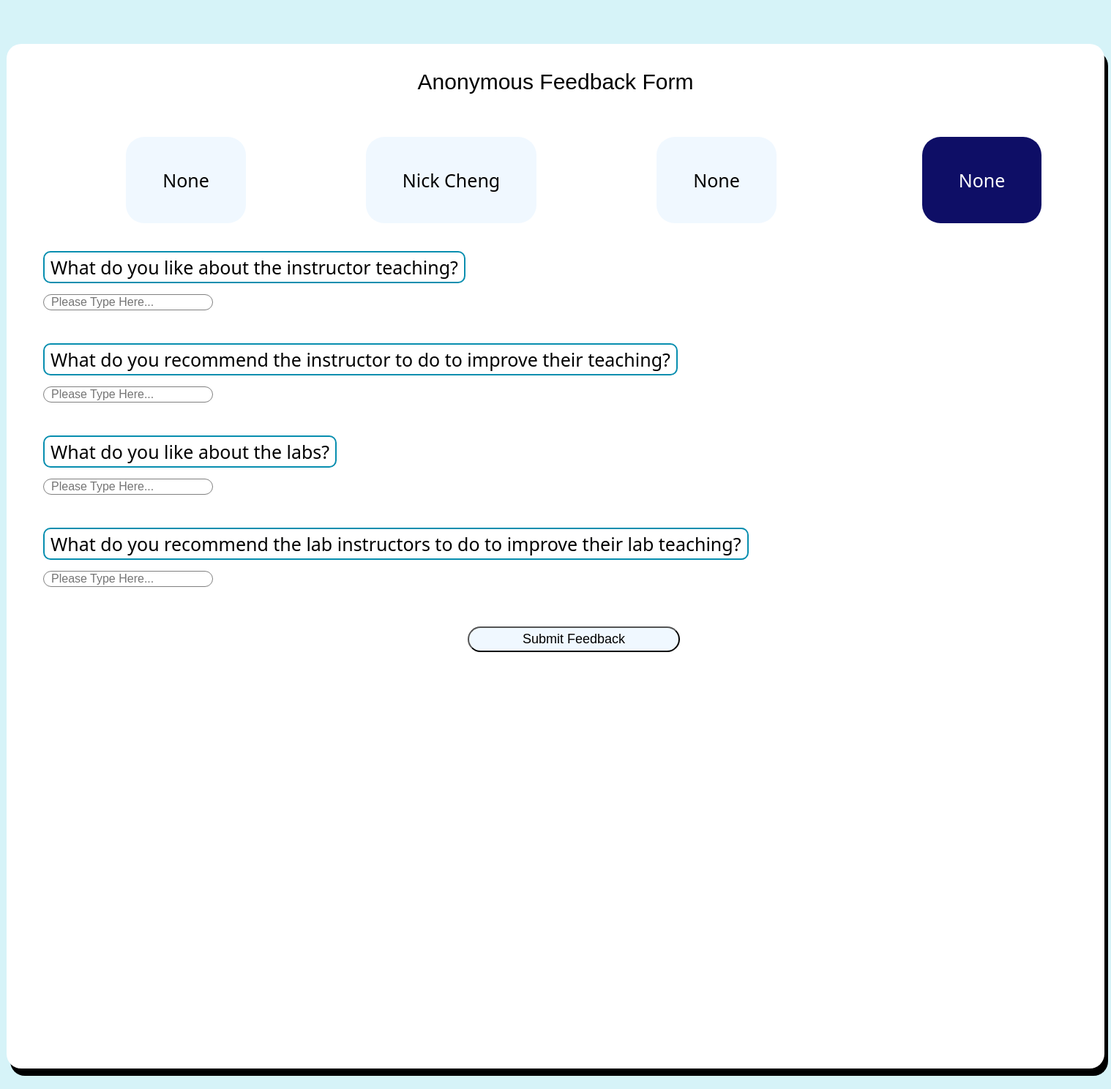
The app's page /feedback (signed in), older data.
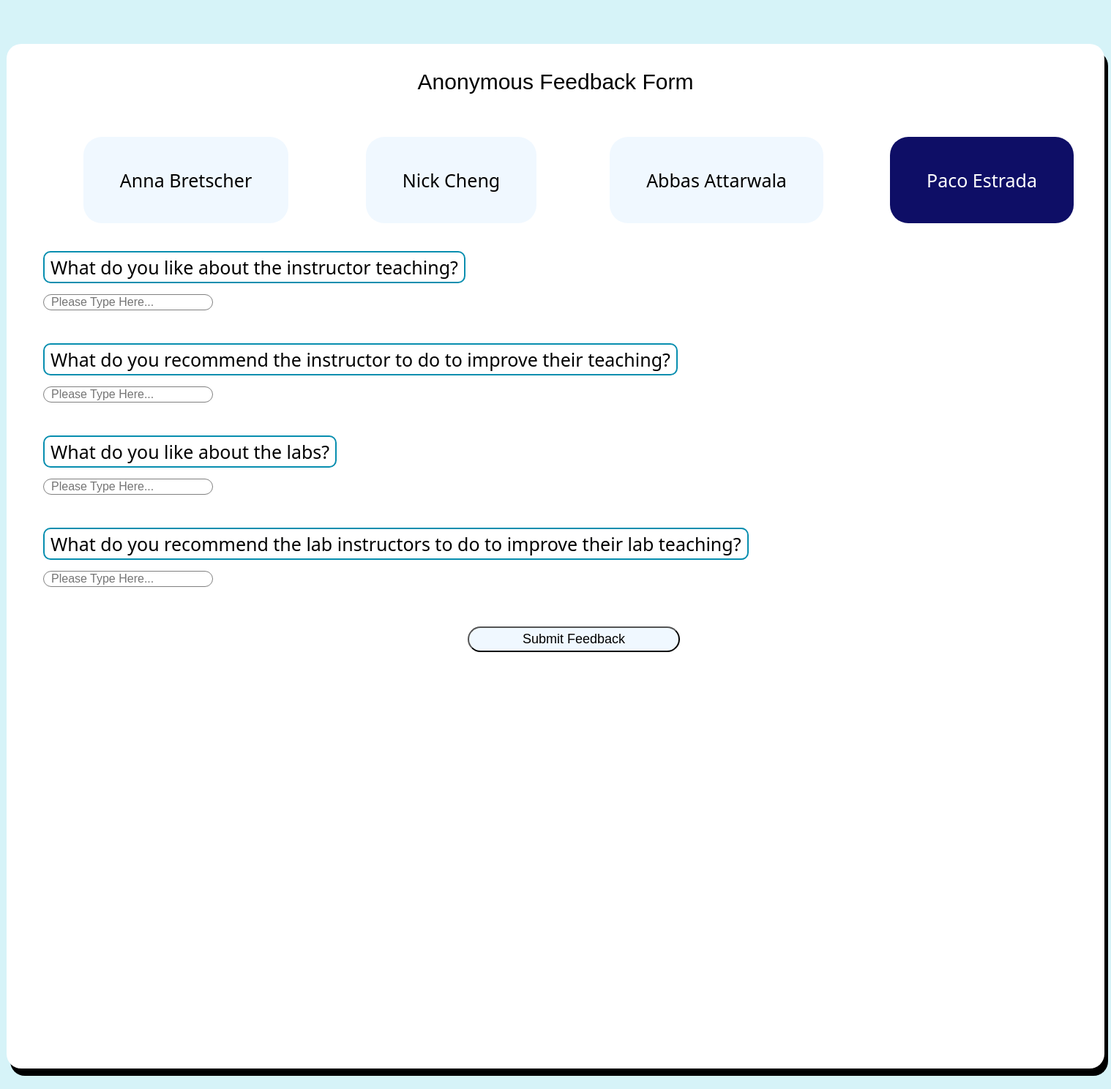
The same page, newer data.
### tables this page shows
CREATE TABLE "login_credentials" (
	"userid"	INTEGER,
	"username"	TEXT,
	"hashedpwd"	TEXT,
	"privilege"	NUMERIC DEFAULT 0,
	"name"	TEXT,
	"courses"	TEXT,
	PRIMARY KEY("userid" AUTOINCREMENT)
);

### app.py (the view)
@app.route("/feedback", methods=['GET','POST'])
def feedback():
    userid = get_userid()
    if userid == -1:
        return "Invalid userid, try logging in"
    user = SESSIONS[request.cookies.get('sessionId')]
    privilege = user.privilege
    if request.method == 'POST':
        return send_feedback(user)
    else:
        if privilege == 1:
            return show_feedback_page_student(user)
        elif privilege == 3:
            return show_feedback_page_professor(user)
        else:
            return "Error you aren't a student or professor, try logging in"

### app.py (called while the page is built)
def get_userid():
    if 'sessionId' in request.cookies:
        if request.cookies.get('sessionId') in SESSIONS.keys():
            return SESSIONS[request.cookies.get('sessionId')].userid
    return -1

def show_feedback_page_student(user):
    professors = d.query_assoc("SELECT * FROM login_credentials where privilege = 3;")
    g.professors = professors
    return render_template('feedback.html')

### database.py (called while the page is built)
def dict_factory(cursor, row):
    d = {}
    for idx, col in enumerate(cursor.description):
        d[col[0]] = row[idx]
    return d

def query_assoc(sql):
    con = sqlite3.connect(DATABASE_PATH)
    con.row_factory = dict_factory
    cur = con.cursor()
    cur.execute(sql)
    rows = cur.fetchall()
    con.close()
    return rows

### templates/feedback.html (shortened to what this page needs)
<!DOCTYPE html>
<html lang="en">
<head>
    <link rel="stylesheet" href="/static/css/feedback.css">
</head>
<body>
    <div class="content_box">
        <p class="feedback_title">Anonymous Feedback Form</p>
        <div class="feedback_form">
            <form action="{{url_for('feedback')}}" method="post">
                <ul>
                    {%for prof in g.professors%}
                    <li>
                        <label for="{{prof['userid']}}">{{prof['name']}}</label>
                    </li>
                    {%endfor%}
                </ul><br>
                <label id="label1" for="q1">What do you like about the instructor teaching?</label><br>
                <input id="q1" type="text" placeholder="Please Type Here..." name="q1"><br>
                <label for="q2">What do you recommend the instructor to do to improve their teaching?</label><br>
                <input id="q2" type="text" placeholder="Please Type Here..." name="q2"><br>
                <label for="q3">What do you like about the labs?</label><br>
                <input id="q3" type="text" placeholder="Please Type Here..." name="q3"><br>
                <label for="q4">What do you recommend the lab instructors to do to improve their lab teaching?</label><br>
                <input id="q4" type="text" placeholder="Please Type Here..." name="q4"><br>
                <div class="feedback_button"><button type="submit">Submit Feedback</button></div>
            </form>
        </div>
    </div>
</body>
</html>

### static/css/feedback.css (style rules this page uses)
body { background-color: rgb(214, 243, 248); font-family: muli, sans-serif; }
.content_box { margin-right: auto; margin-left: auto; margin-top: 4%; margin-bottom: 10%; height: 1400px; width: 1500px; background-color: #fff; border-radius: 20px; box-shadow: 5px 10px black; }
.feedback_title { font-size: 30px; text-align: center; padding-top: 35px; margin-bottom: 60px; font-weight: 500; }
.feedback_form ul { list-style: none; height: 100px; padding: 0; }
.feedback_form ul li { float: left; text-align: center; width: 25%; }
.feedback_form ul li label { padding-top: 42px; padding-bottom: 42px; padding-left: 50px; padding-right: 50px; background-color: aliceblue; border-radius: 25px; transition: all 0.2s; }
.feedback_form input[type=radio]:checked~label { background-color: rgb(14, 14, 102); color: #fff; }
.feedback_form ul li { padding-top: 40px; }
.feedback_form { padding-left: 50px; font-family: 'Segoe UI', Tahoma, Geneva, Verdana, sans-serif; font-size: 25px; }
.feedback_form input[type="text"]~label { padding-left: 8px; padding-right: 8px; padding-top: 3px; padding-bottom: 3px; border: 2px solid rgb(7, 142, 175); border-radius: 10px; }
#label1 { margin-top: 10px; padding-left: 8px; padding-right: 8px; padding-top: 3px; padding-bottom: 3px; border: 2px solid rgb(7, 142, 175); border-radius: 10px; }
.feedback_form input { margin-top: 4px; margin-bottom: 50px; transition: all 0.2s; }
#q1 { padding-left: 10px; margin-top: 20px; border-radius: 20px; border: 1px solid gray; font-size: 16px; width: 15%; }
#q2 { padding-left: 10px; margin-top: 20px; border-radius: 20px; border: 1px solid gray; font-size: 16px; width: 15%; }
#q3 { padding-left: 10px; margin-top: 20px; border-radius: 20px; border: 1px solid gray; font-size: 16px; width: 15%; }
#q4 { padding-left: 10px; margin-top: 20px; border-radius: 20px; border: 1px solid gray; font-size: 16px; width: 15%; }
.feedback_button { width: 20%; margin-left: auto; margin-right: auto; }
.feedback_button button { font-size: 18px; width: 100%; height: 35px; border-radius: 40px; transition: all 0.2s; background-color: aliceblue; }

Row changes from the older to the newer data that the page shows:
changed login_credentials: name "None" → "Anna Bretscher"
changed login_credentials: name "None" → "Abbas Attarwala"
changed login_credentials: name "None" → "Paco Estrada"
